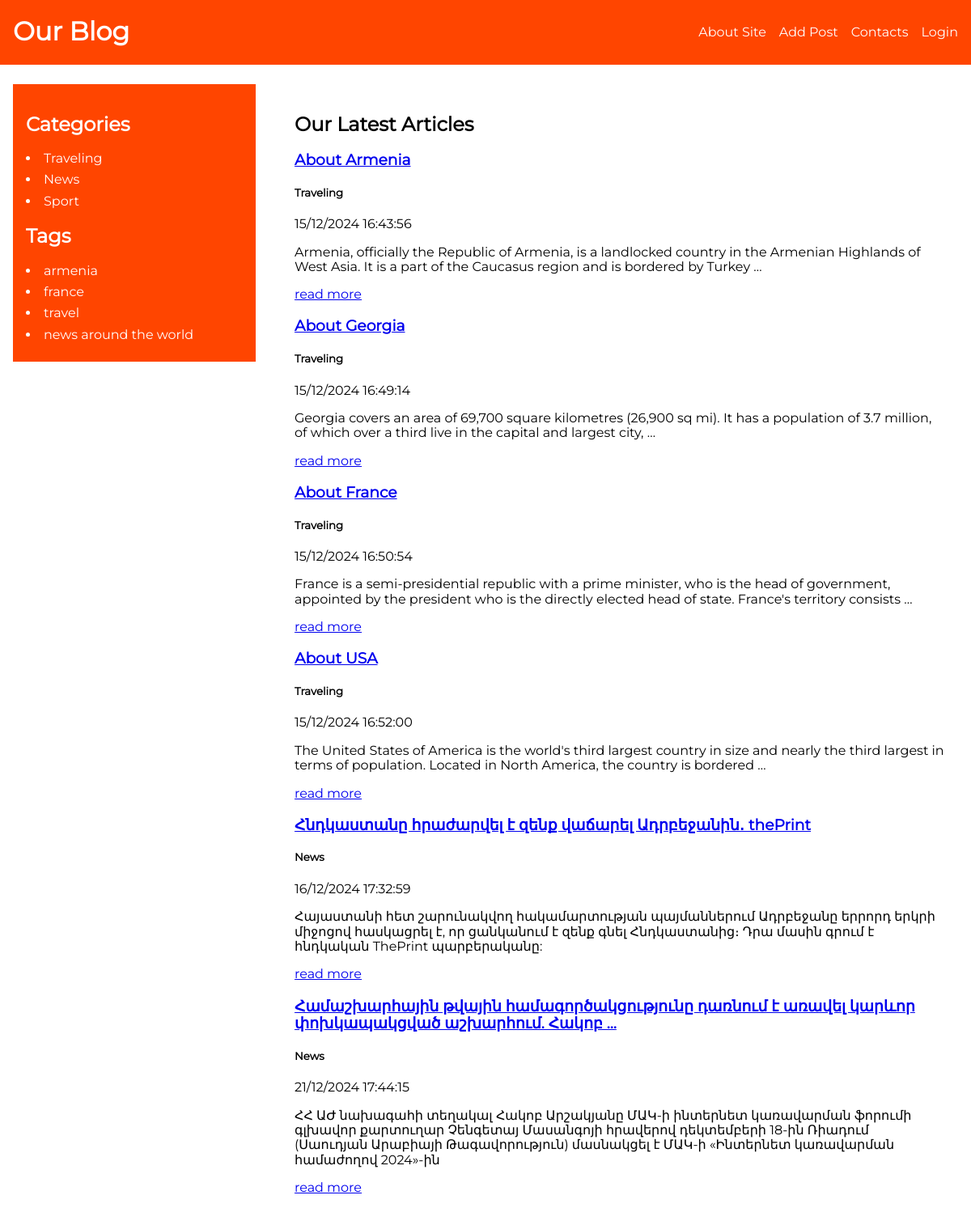
The app's page /, older data.
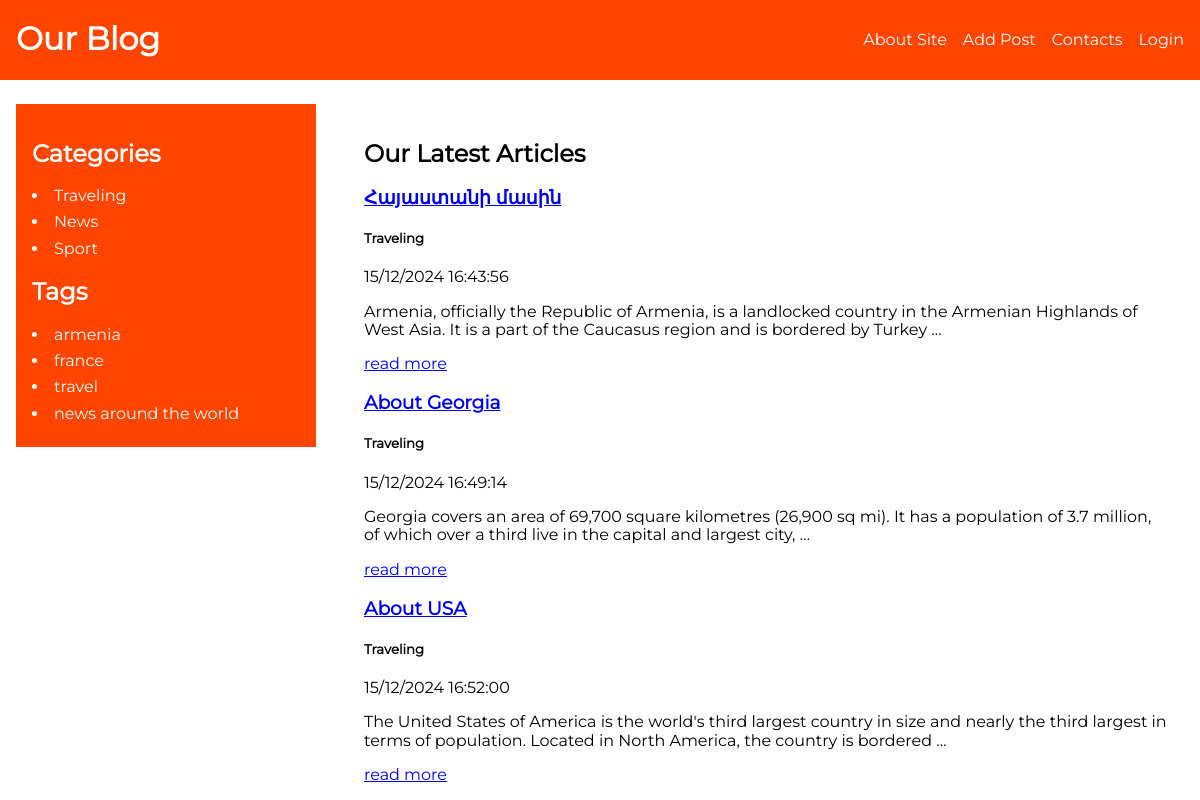
The same page, newer data.
### blog/models.py (models this page shows, shortened)
class Category(models.Model):
    name = models.CharField(max_length=255, db_index=True, verbose_name = "Վերնագիր")
    slug = models.SlugField(max_length=255, unique=True, db_index=True, verbose_name = "Ցուցիչ")
    def __str__(self):
        return self.name
    def get_absolute_url(self):
        return reverse("category", kwargs={"cat_slug": self.slug})
    class Meta:
        verbose_name = "Category"
        verbose_name_plural = "Categories"

class ArticleTags(models.Model):
        tag = models.CharField(max_length=255, db_index=True)
        slug = models.SlugField(max_length=255, unique=True, db_index=True)
        def get_absolute_url(self):
            return reverse("tag", kwargs={"tag_slug": self.slug})

class Article(models.Model):
    class Status(models.IntegerChoices):
        DRAFT = 0, "Draft"
        PUBLISHED = 1, "Published"
    title = models.CharField(max_length=255, verbose_name = "Վերնագիր")
    slug = models.SlugField(max_length=255, unique=True, db_index=True, null=True, verbose_name = "Ցուցիչ")
    content = models.TextField(blank=True)
    time_create = models.DateTimeField(auto_now_add=True)
    time_update = models.DateTimeField(auto_now=True)
    is_published =models.BooleanField(choices=tuple(
		      map(lambda x: (bool(x[0]), x[1]), Status.choices)), default=Status.PUBLISHED)
    category = models.ForeignKey("Category", on_delete=models.CASCADE, related_name="items") #Articles_set
    tags = models.ManyToManyField("ArticleTags", blank=True, related_name="tags")
    adv = models.OneToOneField(
         "Adv", on_delete=models.SET_NULL, related_name="adv", null=True, blank=True)
    author = models.ForeignKey(
        "Author", on_delete=models.CASCADE, related_name="author")
    objects = models.Manager()
    published = ArticleManager()
    def get_absolute_url(self):
        return reverse("article", kwargs={"article_slug": self.slug})
    class Meta:
        ordering = ["time_create"]
        indexes = [
            models.Index(fields=["time_create"])
    ]

### blog/views.py (the view)
# urls.py: path("", views.index, name="index"),
def index(request):
    articles = Article.published.all()
    return render(request, "blog/index.html", {"articles": articles})

### blog/context.py (called while the page is built)
def menu_context(request):
	return {
		"menu": [
			{
				"link_title": "About Site",
				"link_url": "about"
			},
			{
				"link_title": "Add Post",
				"link_url": "add_post"
			},
			{
				"link_title": "Contacts",
				"link_url": "contacts"
			},
			{
				"link_title": "Login",
				"link_url": "login"
			},
		],
	}

### blog/models.py (called while the page is built)
    def get_queryset(self):
        return super().get_queryset().filter(is_published=Article.Status.PUBLISHED)

### blog/templatetags/blog_tags.py (called while the page is built)
@register.inclusion_tag("blog/includes/categories.html")
def show_categories(cat_selected=0):
    cats = Category.objects.all()
    return {"cats": cats, "cat_selected": cat_selected}

@register.inclusion_tag("blog/includes/tags.html")
def show_tags():
	return {"tags": ArticleTags.objects.all()}

### blog/templates/blog/index.html
{% extends "base.html" %}
{% block latest_articles %}
    <div class="article__with__block__title">
        <h2>Our Latest Articles</h2>
        <div class="latest_articles">
            {% for item in articles %}
                    <div class="latest_articles__item">
                        <h3>
                            <a href="{{item.get_absolute_url }}">{{ item.title | truncatewords:10 }}</a>
                        </h3>
                        <div class="item__cat__date">
                            <h5>{{item.category}}</h5>
                            <p>{{item.time_create|date:"d/m/Y H:i:s"}}</p>
                        </div>
                        <p>{{item.content|linebreaksbr|truncatewords:30}}</p>
                        <a href="{{item.get_absolute_url }}">read more</a>
                    </div>
            {% endfor %}
        </div>
    </div>
{% endblock %}

### blog/templates/blog/includes/categories.html
 <h2>Categories</h2>
 <ul class="categories">
    {% for cat in cats %}
        {% if cat.id == cat_selected %}
            <li class="active_cat">{{cat.name}}</li>
        {% else %}
            <li>
                <a class="category_item" href="{{cat.get_absolute_url }}">{{cat.name}}</a>
            </li>
        {% endif %}
    {% endfor %}
</ul>

### blog/templates/blog/includes/tags.html
{% if tags %}
<h2>Tags</h2>
<ul class="tags">
    {% for tag in tags %}
        <li>
              <a class="category_item" href="{{ tag.get_absolute_url }}">{{tag.tag}}</a>
      </li>
    {% endfor %}
</ul>
{% endif %}

Row changes from the older to the newer data that the page shows:
no longer on this page (row edited): Article: title "About France", category "Traveling", time_create "15/12/2024 16:50:54", content "France is a semi-presidential republic with a prime minister, who is the head of government, appointed by the president who is the directly elected head of state. France's territory consists …"
no longer on this page (row edited): Article: title "Հնդկաստանը հրաժարվել է զենք վաճարել Ադրբեջանին․ thePrint", category "News", time_create "16/12/2024 17:32:59", content "Հայաստանի հետ շարունակվող հակամարտության պայմաններում Ադրբեջանը երրորդ երկրի միջոցով հասկացրել է, որ ցանկանում է զենք գնել Հնդկաստանից։ Դրա մասին գրում է հնդկական ThePrint պարբերականը:"
no longer on this page (row edited): Article: title "Համաշխարհային թվային համագործակցությունը դառնում է առավել կարևոր փոխկապակցված աշխարհում. Հակոբ …", category "News", time_create "21/12/2024 17:44:15", content "ՀՀ ԱԺ նախագահի տեղակալ Հակոբ Արշակյանը ՄԱԿ-ի ինտերնետ կառավարման ֆորումի գլխավոր քարտուղար Չենգետայ Մասանգոյի հրավերով դեկտեմբերի 18-ին Ռիադում (Սաուդյան Արաբիայի Թագավորություն) մասնակցել է ՄԱԿ-ի «Ինտերնետ կառավարման համաժողով 2024»-ին"
changed Article: title "About Armenia" → "Հայաստանի մասին"
